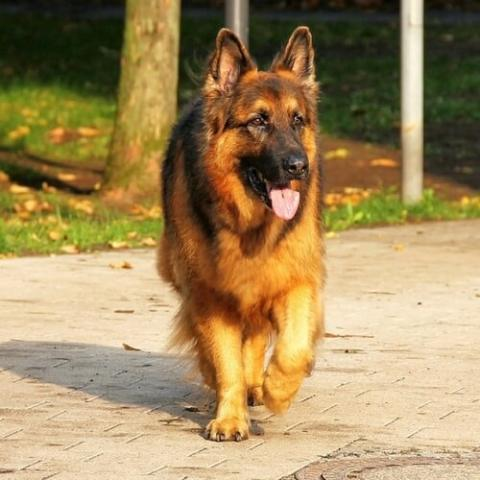
#> input picture Automation/Photo_processor/images/german_shepherd.jpg, 480 x 480 px, found by its file name; its folder holds only this picture in this run
$ python main.py
#> lines starting #> are read from the running program, lines starting #| are printed output that depends on the picture
from PIL import Image, ImageEnhance, ImageFilter
import os

path = r"C:\Users\shrey\OneDrive\Documents\Automation\Photo_processor\images"
pathOut = r"C:\Users\shrey\OneDrive\Documents\Automation\Photo_processor\edited_images"

for filename in os.listdir(path):
    img = Image.open(f"{path}/{filename}")
#> img is the input picture: PIL image 480x480 RGB; mean R, G, B 161.7, 137.1, 92
    edit = img.filter(ImageFilter.SHARPEN).convert('L')
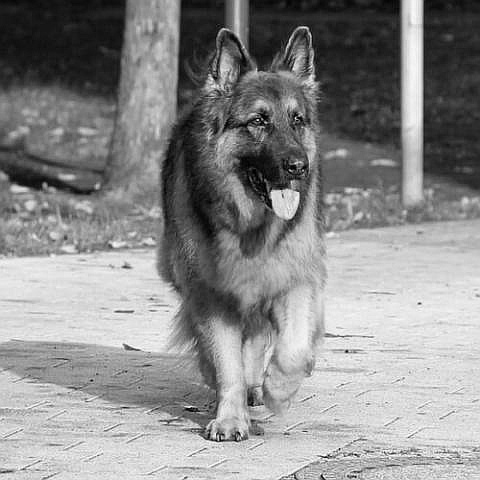
#> edit: PIL image 480x480 L; min 0, max 255, mean 139.3

    factor = 1.5
    enhancer = ImageEnhance.Contrast(edit)
    edit = enhancer.enhance(factor)
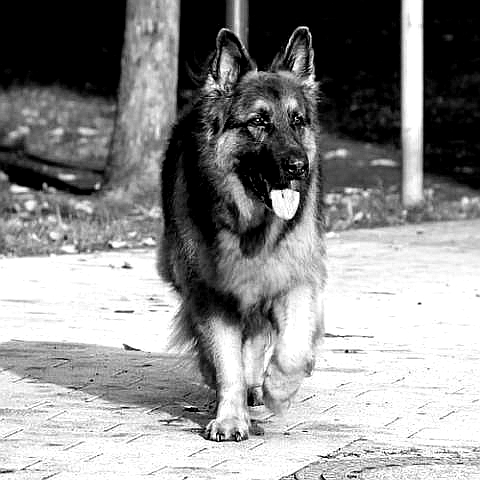
#> edit: PIL image 480x480 L; min 0, max 255, mean 140.6

    clean_name = os.path.splitext(filename)[0]
    edit.save(f'{pathOut}/{clean_name}_edited.jpeg')

# A simple photo processor to process photos in bulk

$ run again, on Automation/Photo_processor/images/husky.jpg
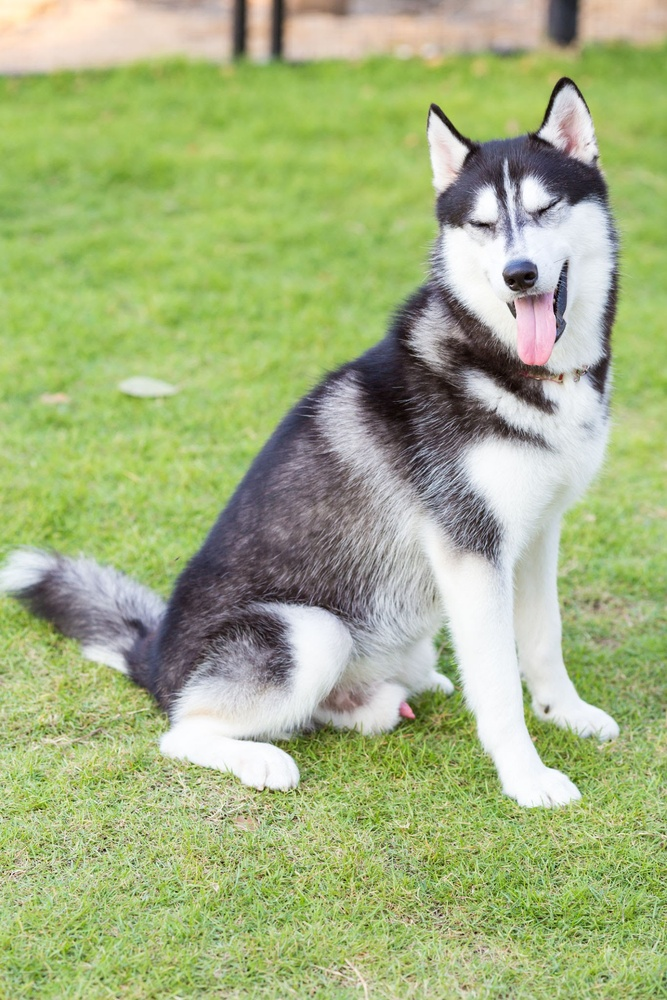
#> input picture Automation/Photo_processor/images/husky.jpg, 667 x 1000 px, shrunk from 1365 x 2048 before the run, found by its file name
#> img is the input picture: PIL image 667x1000 RGB; mean R, G, B 164, 178.5, 128.2
#> `edit = img.filter(ImageFilter.SHARPEN).convert('L')`:
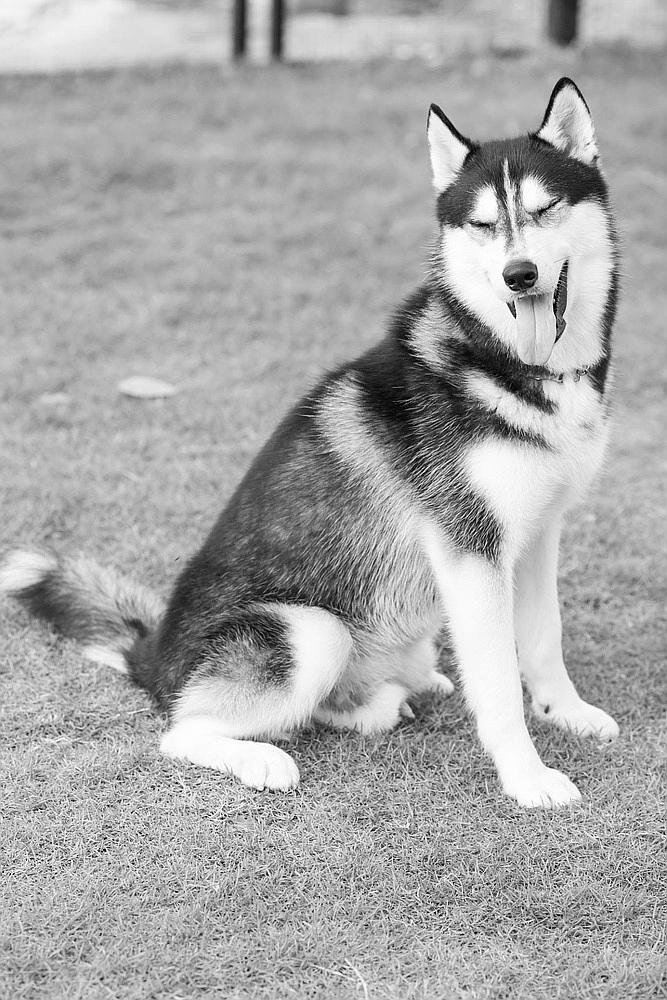
#> edit: PIL image 667x1000 L; min 0, max 255, mean 168.5
#> `edit = enhancer.enhance(factor)`:
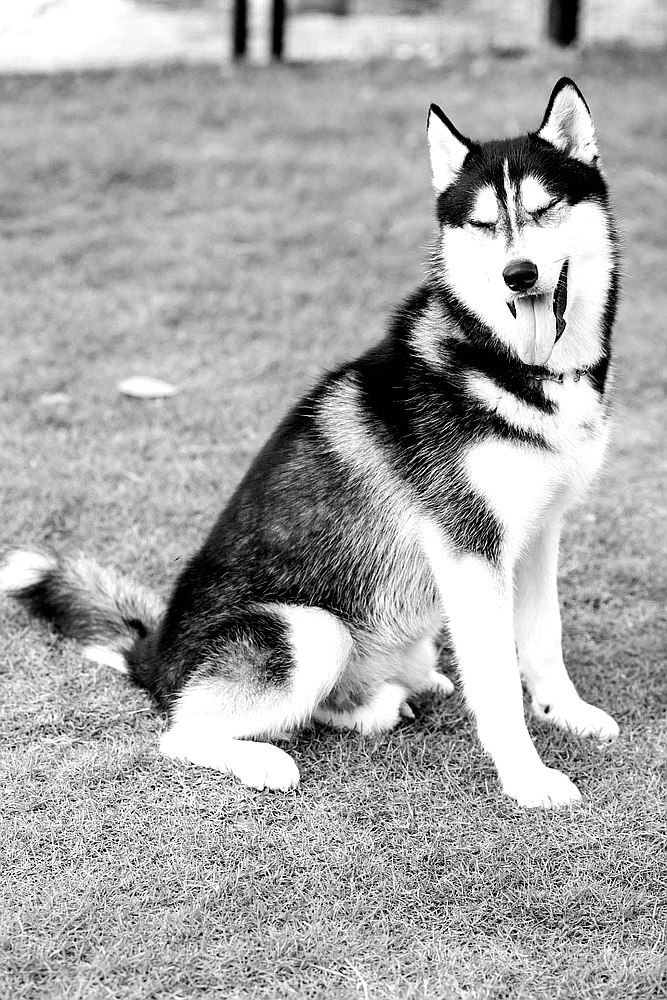
#> edit: PIL image 667x1000 L; min 0, max 255, mean 167.5
